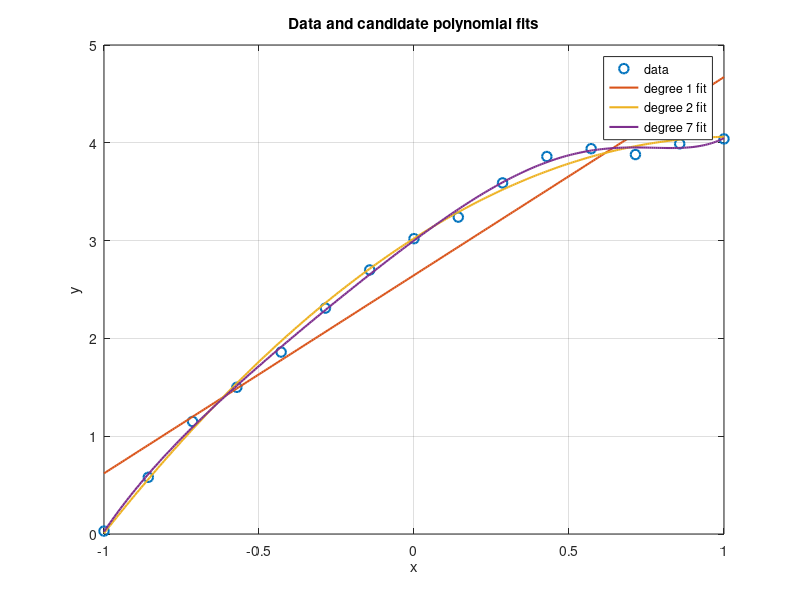
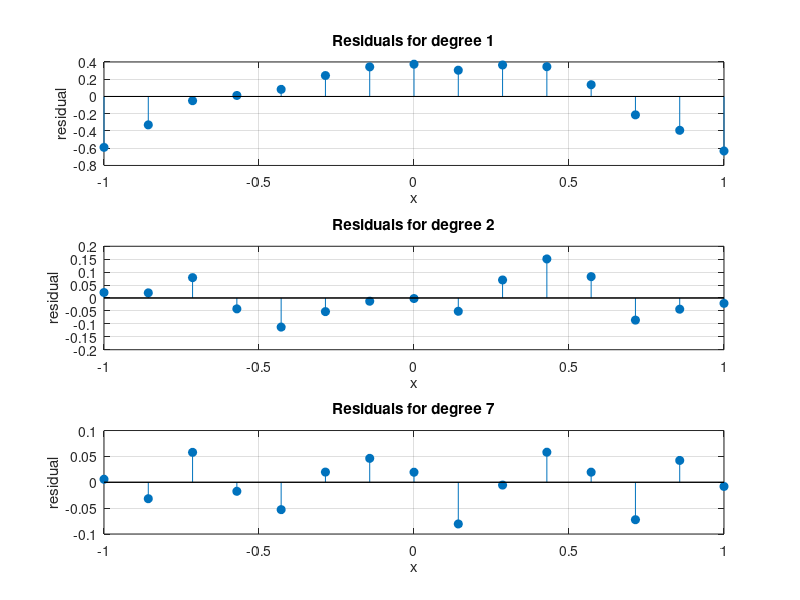

Recreate these plots in MATLAB, in order. (Note: this script raises an error after producing the figures.)
% MATH 346 - Week 3
% Possible worked solution - compare only after attempting the starter.
% Other correct implementations are possible.
% Compare polynomial fits with residual checks

clear; clc; close all;

x = linspace(-1, 1, 15);
y = [0.03 0.58 1.15 1.50 1.86 2.31 2.70 3.02 3.24 3.59 ...
     3.86 3.94 3.88 3.99 4.04];

degrees = [1 2 7];
x_fine = linspace(min(x), max(x), 300);

rmse_values = zeros(size(degrees));
residual_store = zeros(numel(degrees), numel(x));
legend_entries = {"data"};

figure;
plot(x, y, "o", "MarkerSize", 7, "LineWidth", 1.5);
hold on;

for k = 1:numel(degrees)
    degree = degrees(k);
    p = polyfit(x, y, degree);

    yhat = polyval(p, x);
    residuals = y - yhat;
    rmse_values(k) = sqrt(mean(residuals.^2));
    residual_store(k, :) = residuals;

    y_fine = polyval(p, x_fine);
    plot(x_fine, y_fine, "LineWidth", 1.5);
    legend_entries{end + 1} = sprintf("degree %d fit", degree);
end

hold off;
grid on;
xlabel("x");
ylabel("y");
title("Data and candidate polynomial fits");
legend(legend_entries, "Location", "best");

figure;
for k = 1:numel(degrees)
    subplot(numel(degrees), 1, k);
    stem(x, residual_store(k, :), "filled");
    hold on;
    plot([min(x), max(x)], [0, 0], "k-");
    hold off;
    grid on;
    xlabel("x");
    ylabel("residual");
    title(sprintf("Residuals for degree %d", degrees(k)));
end

rmse_table = table(degrees(:), rmse_values(:), ...
    'VariableNames', {'Degree', 'RMSE'});

disp(rmse_table);

fprintf("Smallest RMSE is not the only model-selection rule.\n");
fprintf("Use the residual plots and the purpose of the model too.\n");

%% Meeting 2: check on observations not used for fitting
fit_idx = 1:2:numel(x);
check_idx = 2:2:numel(x);

fit_rmse_values = zeros(size(degrees));
check_rmse_values = zeros(size(degrees));
legend_entries = {"fit observations", "check observations"};

figure;
plot(x(fit_idx), y(fit_idx), "o", "MarkerSize", 7, "LineWidth", 1.5);
hold on;
plot(x(check_idx), y(check_idx), "s", "MarkerSize", 7, "LineWidth", 1.5);

for k = 1:numel(degrees)
    degree = degrees(k);
    p = polyfit(x(fit_idx), y(fit_idx), degree);

    fit_predictions = polyval(p, x(fit_idx));
    check_predictions = polyval(p, x(check_idx));
    fit_rmse_values(k) = sqrt(mean((y(fit_idx) - fit_predictions).^2));
    check_rmse_values(k) = sqrt(mean((y(check_idx) - check_predictions).^2));

    plot(x_fine, polyval(p, x_fine), "LineWidth", 1.5);
    legend_entries{end + 1} = sprintf("degree %d fit", degree);
end

hold off;
grid on;
xlabel("x");
ylabel("y");
title("Candidate models fitted without the check observations");
legend(legend_entries, "Location", "best");

check_table = table(degrees(:), fit_rmse_values(:), check_rmse_values(:), ...
    'VariableNames', {'Degree', 'FitRMSE', 'CheckRMSE'});
disp(check_table);

[~, best_fit_index] = min(fit_rmse_values);
[~, best_check_index] = min(check_rmse_values);
fprintf("Smallest fit RMSE: degree %d.\n", degrees(best_fit_index));
fprintf("Smallest check RMSE: degree %d.\n", degrees(best_check_index));
fprintf("Check observations were not used to estimate any coefficients.\n");
